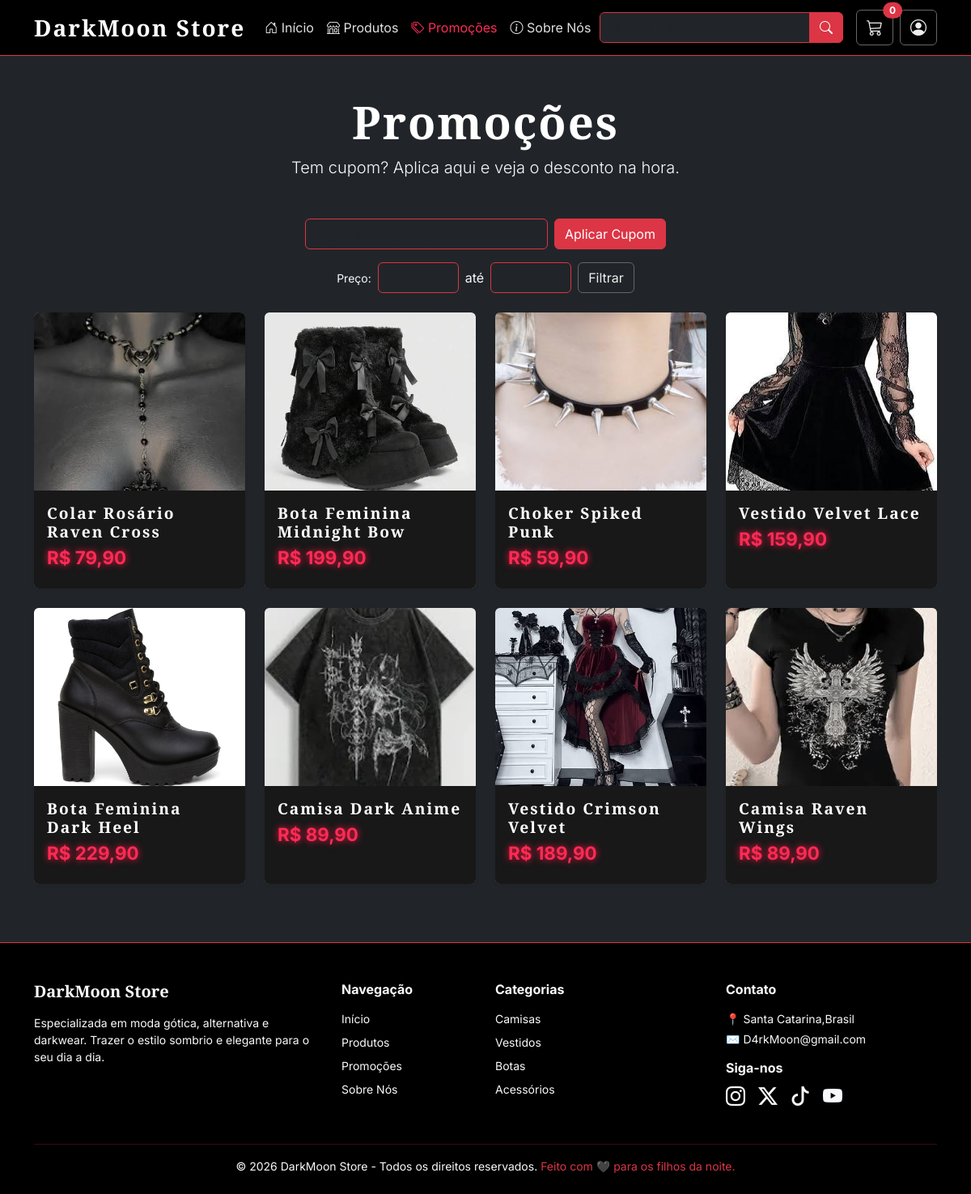
Screenshot of /promocoes.php with the database file from the repository.
### tables this page shows
CREATE TABLE produtos (
    id_produto INT AUTO_INCREMENT PRIMARY KEY,
    nome       VARCHAR(150) NOT NULL,
    descricao  TEXT,
    preco      DECIMAL(10,2) NOT NULL,
    estoque    INT NOT NULL,
    imagem     VARCHAR(255),
    genero     ENUM('Masculino','Feminino','Unissex') NOT NULL
);

### promocoes.php (the view, shortened to what this page needs)
<?php
include 'templates/header.php';
include 'config/conexao.php';
?>
<div class="container mt-5 mb-5">
    <div class="text-center mb-5">
        <h1 class="display-4 fw-bold text-white">Promoções</h1>
        <p class="lead">Tem cupom? Aplica aqui e veja o desconto na hora.</p>
    </div>
    <?php
    $cupomDigitado    = $_GET['cupom'] ?? '';
    $descontoAplicado = false;
    $precoMin = $_GET['preco_min'] ?? '';
    $precoMax = $_GET['preco_max'] ?? '';
    $sql = "SELECT * FROM produtos";
    $result = $conn->query($sql);
    $produtos = [];
    while ($row = $result->fetch_assoc()) {
        $produtos[] = $row;
    }
    shuffle($produtos);
    $produtos = array_slice($produtos, 0, 8);
    ?>
    <form method="GET" action="promocoes.php" class="d-flex justify-content-center gap-2 mb-3">
        <input type="text" name="cupom" placeholder="Digite seu cupom (ex: DARK10)"
               value="<?= htmlspecialchars($cupomDigitado) ?>"
               class="form-control bg-dark text-light border-danger" style="max-width: 300px;">
        <button type="submit" class="btn btn-danger">Aplicar Cupom</button>
    </form>
    <form method="GET" action="promocoes.php" class="d-flex justify-content-center align-items-center gap-2 mb-4">
        <label class="text-light small mb-0">Preço:</label>
        <input type="number" name="preco_min" placeholder="Mín" value="<?= htmlspecialchars($precoMin) ?>"
               class="form-control bg-dark text-light border-danger" style="width: 100px;">
        <span class="text-light">até</span>
        <input type="number" name="preco_max" placeholder="Máx" value="<?= htmlspecialchars($precoMax) ?>"
               class="form-control bg-dark text-light border-danger" style="width: 100px;">
        <button type="submit" class="btn btn-outline-light">Filtrar</button>
    </form>
    <div class="row">
        <?php foreach ($produtos as $produto): ?>
            <?php
            $precoOriginal = $produto['preco'];
            $precoFinal = $descontoAplicado !== false
                ? aplicarDesconto($precoOriginal, $descontoAplicado)
                : $precoOriginal;
            ?>
            <div class="col-md-3 col-sm-6 mb-4">
                <div class="card h-100 bg-secondary text-white border-0 shadow-sm">
                    <img src="images/<?= htmlspecialchars(trim($produto['imagem'])) ?>"
                         class="card-img-top" style="height: 220px; object-fit: cover;"
                         onerror="this.src='images/sem-imagem.jpg';">
                    <div class="card-body">
                        <h5 class="card-title"><?= htmlspecialchars($produto['nome']) ?></h5>
                        <?php if ($descontoAplicado !== false): ?>
                            <p class="mb-0 text-decoration-line-through text-secondary">
                                R$ <?= number_format($precoOriginal, 2, ',', '.') ?>
                            </p>
                            <h4 class="text-danger fw-bold">
                                R$ <?= number_format($precoFinal, 2, ',', '.') ?>
                            </h4>
                        <?php else: ?>
                            <h4 class="text-danger fw-bold">
                                R$ <?= number_format($precoOriginal, 2, ',', '.') ?>
                            </h4>
                        <?php endif; ?>
                    </div>
                </div>
            </div>
        <?php endforeach; ?>
    </div>
</div>
<?php include 'templates/footer.php'; ?>

### style.css (style rules this page uses)
body { font-family: 'Inter', sans-serif; background-color: #0a0a0a; color: #e0e0e0; }
h1, h2, h3, .navbar-brand, .card-title { font-family: 'Cinzel', serif; font-weight: 700; letter-spacing: 2px; }
.card { background-color: #181818; border: 2px solid #3a3a3a; transition: all 0.4s ease; overflow: hidden; position: relative; }
.card-img-top { transition: transform 0.5s ease; }
.card-body { background-color: #181818; }
.card-title { color: #ffffff; font-size: 1.2rem; }
h4.text-danger { color: #fc2b55 !important; font-size: 1.4rem; font-weight: bold; text-shadow: 0 0 8px #ff1744; }
.btn-outline-light { border-color: #666; color: #eee; }

### rows the page displays
produtos: imagem (picture), nome "Colar Rosário Raven Cross", preco "79,90"
produtos: imagem (picture), nome "Bota Feminina Midnight Bow", preco "199,90"
produtos: imagem (picture), nome "Choker Spiked Punk", preco "59,90"
produtos: imagem (picture), nome "Vestido Velvet Lace", preco "159,90"
produtos: imagem (picture), nome "Bota Feminina Dark Heel", preco "229,90"
produtos: imagem (picture), nome "Camisa Dark Anime", preco "89,90"
produtos: imagem (picture), nome "Vestido Crimson Velvet", preco "189,90"
produtos: imagem (picture), nome "Camisa Raven Wings", preco "89,90"
